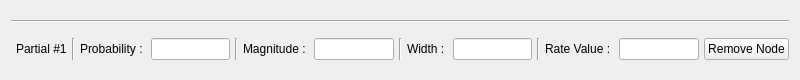
<?xml version="1.0" encoding="UTF-8"?>
<ui version="4.0">
 <class>PartialSubAlignment</class>
 <widget class="QWidget" name="PartialSubAlignmentVBox">
  <property name="geometry">
   <rect>
    <x>0</x>
    <y>0</y>
    <width>800</width>
    <height>80</height>
   </rect>
  </property>
  <layout class="QVBoxLayout" name="verticalLayout">
   <item>
    <widget class="QFrame" name="hseparator1">
     <property name="frameShape">
      <enum>QFrame::HLine</enum>
     </property>
     <property name="frameShadow">
      <enum>QFrame::Sunken</enum>
     </property>
    </widget>
   </item>
   <item>
    <layout class="QHBoxLayout" name="hbox1">
     <property name="spacing">
      <number>5</number>
     </property>
     <property name="leftMargin">
      <number>5</number>
     </property>
     <item>
      <widget class="QLabel" name="PartialNumLabel">
       <property name="text">
        <string>Partial #1</string>
       </property>
      </widget>
     </item>
     <item>
      <widget class="QFrame" name="vseparator3">
       <property name="frameShape">
        <enum>QFrame::VLine</enum>
       </property>
       <property name="frameShadow">
        <enum>QFrame::Sunken</enum>
       </property>
      </widget>
     </item>
     <item>
      <widget class="QLabel" name="label1">
       <property name="text">
        <string>Probability : </string>
       </property>
      </widget>
     </item>
     <item>
      <widget class="QLineEdit" name="ProbabilityEntry"/>
     </item>
     <item>
      <widget class="QFrame" name="vseparator2">
       <property name="frameShape">
        <enum>QFrame::VLine</enum>
       </property>
       <property name="frameShadow">
        <enum>QFrame::Sunken</enum>
       </property>
      </widget>
     </item>
     <item>
      <widget class="QLabel" name="label2">
       <property name="text">
        <string>Magnitude : </string>
       </property>
      </widget>
     </item>
     <item>
      <widget class="QLineEdit" name="AmpValueEntry"/>
     </item>
     <item>
      <widget class="QFrame" name="vseparator1">
       <property name="frameShape">
        <enum>QFrame::VLine</enum>
       </property>
       <property name="frameShadow">
        <enum>QFrame::Sunken</enum>
       </property>
      </widget>
     </item>
     <item>
      <widget class="QLabel" name="label3">
       <property name="text">
        <string>Width : </string>
       </property>
      </widget>
     </item>
     <item>
      <widget class="QLineEdit" name="WidthEntry"/>
     </item>
     <item>
      <widget class="QFrame" name="vseparator0">
       <property name="frameShape">
        <enum>QFrame::VLine</enum>
       </property>
       <property name="frameShadow">
        <enum>QFrame::Sunken</enum>
       </property>
      </widget>
     </item>
     <item>
      <widget class="QLabel" name="label4">
       <property name="text">
        <string>Rate Value : </string>
       </property>
      </widget>
     </item>
     <item>
      <widget class="QLineEdit" name="RateValueEntry"/>
     </item>
     <item>
      <widget class="QPushButton" name="removeNodeButton">
       <property name="text">
        <string>Remove Node</string>
       </property>
      </widget>
     </item>
    </layout>
   </item>
  </layout>
 </widget>
 <resources/>
 <connections/>
</ui> 
